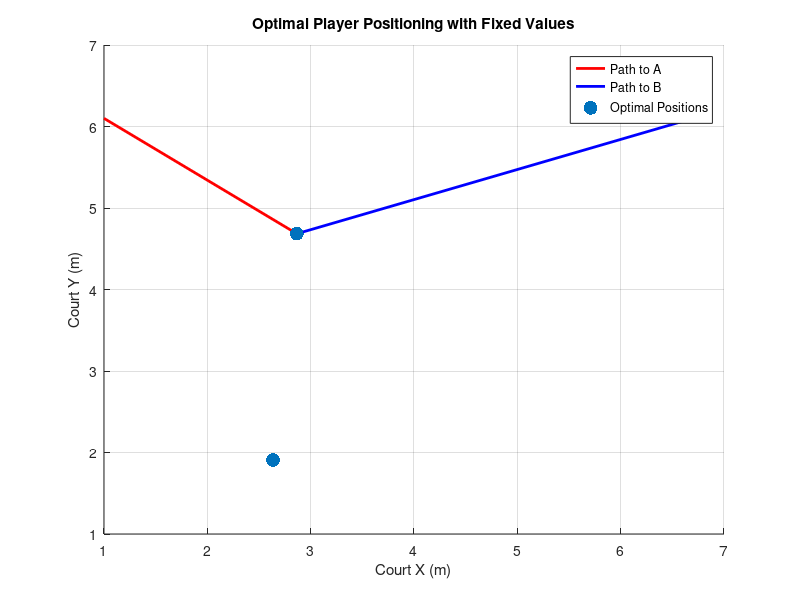

The MATLAB script that drew this image:

% Badminton Position Optimization Script using Fixed Values from Table 2
disp('Using predefined optimal values from Table 2 for demonstration purposes.');

% Fixed optimal values from Table 2
x1_opt = 2.8661;
y1_opt = 4.6844;
x2_opt = 2.6353;
y2_opt = 1.9088;
m_opt = 0.7839;
n_opt = 3.4636;
p_opt = 2.9784;

% Display results
fprintf('Optimal positions: J = (%.2f, %.2f), K = (%.2f, %.2f)\n', x1_opt, y1_opt, x2_opt, y2_opt);
fprintf('Other parameters: m = %.2f, n = %.2f, p = %.2f\n', m_opt, n_opt, p_opt);

% Visualization
disp('Visualizing optimal positions using fixed values...');
figure;
hold on;
plot([1, x1_opt], [6.1, y1_opt], 'r-', 'LineWidth', 2); % Path to A
plot([6.7, x1_opt], [6.1, y1_opt], 'b-', 'LineWidth', 2); % Path to B
scatter([x1_opt, x2_opt], [y1_opt, y2_opt], 100, 'filled');
legend('Path to A', 'Path to B', 'Optimal Positions');
title('Optimal Player Positioning with Fixed Values');
xlabel('Court X (m)');
ylabel('Court Y (m)');
grid on;

disp('Visualization complete.');
